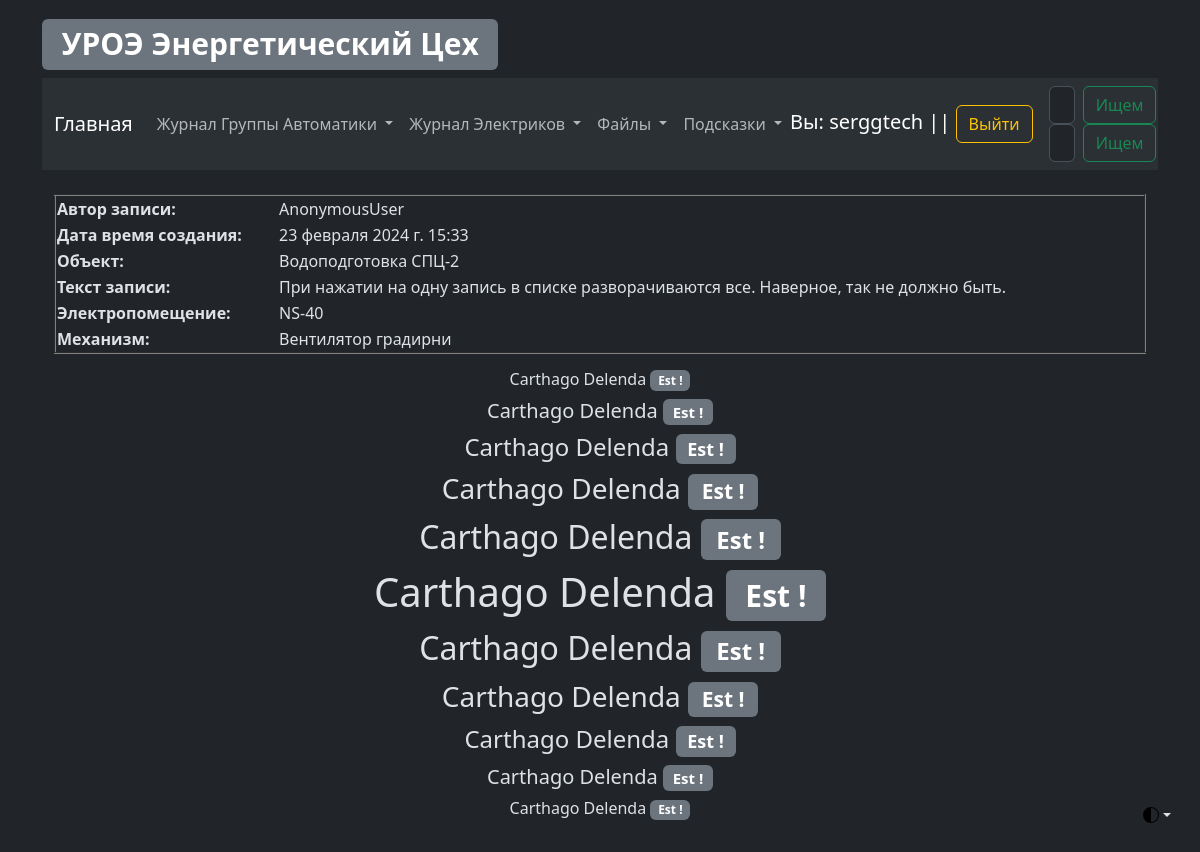
The page /elc/elc_log_view/details/log/5 (signed in) on the database its author committed.
### elc/models.py (models this page shows, shortened)
class ElcLog(models.Model):
    record_text_title = models.CharField(
        verbose_name="Заголовок записи", max_length=100
    )
    record_text_full = models.TextField(verbose_name="Текст записи", max_length=9999)
    record_author = models.CharField(verbose_name="Автор записи", max_length=100)
    record_data_create = models.DateTimeField(
        verbose_name="Дата создания записи", auto_now_add=True, editable=False
    )
    record_data_update = models.DateTimeField(
        verbose_name="Дата редактирования записи", auto_now=True, editable=False
    )
    record_object = models.ForeignKey(
        EncObject,
        related_name="elc_log_object",
        on_delete=models.CASCADE,
        blank=True,
        verbose_name="Объект",
    )
    record_electrical_room = models.ForeignKey(
        EncElectricalRoom,
        related_name="elc_log_electrical_room",
        on_delete=models.CASCADE,
        blank=True,
        verbose_name="Электропомещение",
    )
    record_mechanism = models.ForeignKey(
        EncMechanism,
        related_name="elc_log_mechanism",
        on_delete=models.CASCADE,
        blank=True,
        verbose_name="Механизм",
    )
    class Meta:
        verbose_name = "Запись Элекриков"
        verbose_name_plural = "Записи Элекриков"

### Enc_object/models.py (models this page shows, shortened)
class EncObject(models.Model):
    title = models.CharField(verbose_name="Объект", max_length=100)
    title_description = models.CharField(
        verbose_name="Описание объекта", max_length=100
    )
    slug = models.SlugField(max_length=50, unique=True)
    def __str__(self):
        return f"{self.title}"
    class Meta:
        verbose_name = "Объект"
        verbose_name_plural = "Объекты"

class EncElectricalRoom(models.Model):
    title = models.CharField(verbose_name="Электропомещение", max_length=100)
    title_description = models.CharField(
        verbose_name="Описание Электропомещения", max_length=100
    )
    slug = models.SlugField(max_length=50, unique=True)
    def __str__(self):
        return f"{self.title}"
    class Meta:
        verbose_name = "Электропомещение"
        verbose_name_plural = "Электропомещения"

class EncMechanism(models.Model):
    title = models.CharField(verbose_name="Механизм", max_length=100)
    title_description = models.CharField(
        verbose_name="Описание механизма", max_length=100
    )
    slug = models.SlugField(max_length=50, unique=True)
    def __str__(self):
        return f"{self.title}"
    class Meta:
        verbose_name = "Механизм"
        verbose_name_plural = "Механизмы"

### elc/views.py (the view)
class ElcLogLogViewDetails(DetailView):
    model = ElcLog
    context_object_name = "log_view_details"

### elc/templates/elc/elclog_detail.html (shortened to what this page needs)
{% extends 'template_0.html' %}
{% block ElcLogViewDetails %}
<table align="center" border="2px" width="100%">
    <tr>
        <th>Автор записи:</th>
        <td>{{ log_view_details.record_author }}</td>
    </tr>
    <tr>
        <th>Дата время создания:</th>
        <td>{{ log_view_details.record_data_create }}</td>
    </tr>
    <tr>
        <th>Объект:</th>
        <td>{{ log_view_details.record_object }}</td>
    </tr>
    <tr>
        <th>Текст записи:</th>
        <td>{{ log_view_details.record_text_full }}</td>
    </tr>
    <tr>
        <th>Электропомещение:</th>
        <td>{{ log_view_details.record_electrical_room }}</td>
    </tr>
    <tr>
        <th>Механизм:</th>
        <td>{{ log_view_details.record_mechanism }}</td>
    </tr>
</table>
{% endblock %}

### templates/template_0.html (shortened to what this page needs)
{% load static %}
<!DOCTYPE html>
<html data-bs-theme="dark" lang="en">
<head>
    <link href="{% static 'css/bootstrap.min.css' %}" rel="stylesheet">
</head>
<body class="p-3 m-0 border-0 bd-example m-0 border-0">
<div class="dropdown position-fixed bottom-0 end-0 mb-3 me-3 bd-mode-toggle">
    <button aria-expanded="false"
            aria-label="Toggle theme (auto)"
            class="btn btn-bd-primary py-2 dropdown-toggle d-flex align-items-center"
            data-bs-toggle="dropdown"
            id="bd-theme"
            type="button">
        <svg class="bi my-1 theme-icon-active" height="1em" width="1em">
            <use href="#circle-half"></use>
        </svg>
    </button>
</div>
<main class="container">
    <a href="{% url 'main_page' %}"><h1><span class="badge bg-secondary">УРОЭ Энергетический Цех</span></h1></a>
    <nav class="navbar navbar-expand-lg bg-body-tertiary">
        <div class="container-fluid">
            <a class="navbar-brand" href="{% url 'main_page' %}">Главная</a>
            <div class="collapse navbar-collapse" id="navbarSupportedContent">
                <ul class="navbar-nav me-auto mb-2 mb-lg-0">
                    <li class="nav-item dropdown">
                        <a aria-expanded="false" class="nav-link dropdown-toggle" data-bs-toggle="dropdown" href="#"
                           role="button">
                            Журнал Группы Автоматики
                        </a>
                    </li>
                    <li class="nav-item dropdown">
                        <a aria-expanded="false" class="nav-link dropdown-toggle" data-bs-toggle="dropdown" href="#"
                           role="button">
                            Журнал Электриков
                        </a>
                    </li>
                    <li class="nav-item dropdown">
                        <a aria-expanded="false" class="nav-link dropdown-toggle" data-bs-toggle="dropdown" href="#"
                           role="button">
                            Файлы
                        </a>
                    </li>
                    <li class="nav-item dropdown">
                        <a aria-expanded="false" class="nav-link dropdown-toggle" data-bs-toggle="dropdown" href="#"
                           role="button">
                            Подсказки
                        </a>
                    </li>
                </ul>
                <div>
                    {% if request.user.is_authenticated %}
                    <div class="navbar-brand">
                        Вы: {{ request.user }} || <a class="btn btn-outline-warning"
                                                     href="{% url 'logout' %}">Выйти</a>
                    </div>
                    {% else %}
                    <div class="navbar-brand">
                        Вы: Гость || <a class="btn btn-outline-danger"
                                        href="{% url 'login' %}">Войти</a>
                    </div>
                    {% endif %}
                </div>
                <div>
                    <form action="{% url 'as_search_results' %}" class="d-flex" method="get" role="search">
                        <input aria-label="Search" class="form-control me-2" name="search" placeholder="Автоматчики"
                               type="search">
                        <button class="btn btn-outline-success" type="submit">Ищем</button>
                    </form>
                    <form action="{% url 'elc_search_results' %}" class="d-flex" method="get" role="search">
                        <input aria-label="Search" class="form-control me-2" name="search" placeholder="Электрики"
                               type="search">
                        <button class="btn btn-outline-success" type="submit">Ищем</button>
                    </form>
                </div>
            </div>
        </div>
    </nav>
    <div class="container">
        <br>
        {% if request.user.is_authenticated %}
        {% block ElcLogViewDetails %} {% endblock %}
        {% else %}
        {% block user_login %} {% endblock %}
        {% endif %}
        <div align="center" data-width="100%">
            <p>
            <h6>Carthago Delenda <span class="badge bg-secondary">Est !</span></h6>
            <h5>Carthago Delenda <span class="badge bg-secondary">Est !</span></h5>
            <h4>Carthago Delenda <span class="badge bg-secondary">Est !</span></h4>
            <h3>Carthago Delenda <span class="badge bg-secondary">Est !</span></h3>
            <h2>Carthago Delenda <span class="badge bg-secondary">Est !</span></h2>
            <h1>Carthago Delenda <span class="badge bg-secondary">Est !</span></h1>
            <h2>Carthago Delenda <span class="badge bg-secondary">Est !</span></h2>
            <h3>Carthago Delenda <span class="badge bg-secondary">Est !</span></h3>
            <h4>Carthago Delenda <span class="badge bg-secondary">Est !</span></h4>
            <h5>Carthago Delenda <span class="badge bg-secondary">Est !</span></h5>
            <h6>Carthago Delenda <span class="badge bg-secondary">Est !</span></h6>
            </p>
        </div>
    </div>
</main>
</body>
</html>

### rows shown on the page
ElcLog: record_author "AnonymousUser", record_data_create "23 февраля 2024 г. 15:33", record_object "Водоподготовка СПЦ-2", record_text_full "При нажатии на одну запись в списке разворачиваются все. Наверное, так не должно быть.", record_electrical_room "NS-40", record_mechanism "Вентилятор градирни"

### other values the page prints
{{ request.user }} "serggtech"
